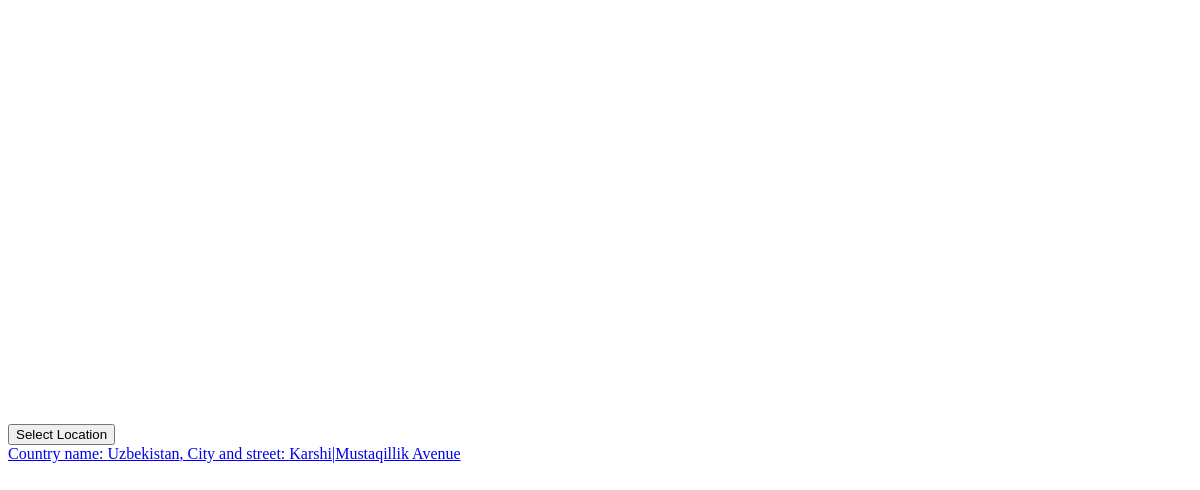
Page /api/ on the earlier database version.
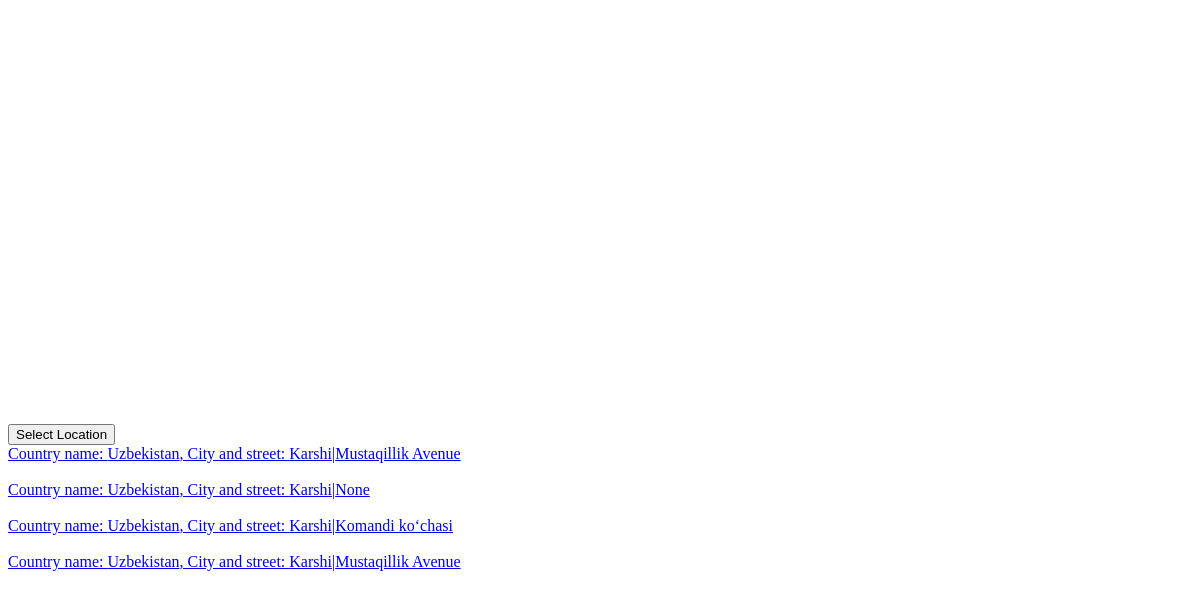
Same page on the later database version.
### api/models.py (models this page shows, shortened)
class Location(models.Model):
    latitude = models.DecimalField(max_digits=9, decimal_places=6)
    longitude = models.DecimalField(max_digits=9, decimal_places=6)
    country = models.CharField(max_length=255)
    city = models.CharField(max_length=255)
    street = models.CharField(max_length=255,blank=True,null=True)
    zipcode = models.CharField(max_length=255,blank=True,null=True)
    more = models.CharField(max_length=255,blank=True,null=True)

### api/views.py (the view)
# urls.py: path('',index,name='index'),
def index(request):
    location = Location.objects.all()
    ctx = {
        'location':location
    }
    return render(request,'index.html',ctx)

### template/index.html (shortened to what this page needs)
<!DOCTYPE html>
<html lang="en">
<head>
</head>
<body>
    <div id="map" style="height: 400px; width: 100%;"></div>
    <button id="getLocationButton">Select Location</button>
{% for i in location %}
    <a href="{% url 'loc' i.id%}"><br>Country name: {{i.country}}, City and street: {{i.city}}|{{ i.street}}</a><br>
    {% endfor %}
</body>
</html>

Differences in the rows shown:
added Location: country "Uzbekistan", city "Karshi", street "None"
added Location: country "Uzbekistan", city "Karshi", street "Komandi koʻchasi"
added Location: country "Uzbekistan", city "Karshi", street "Mustaqillik Avenue"
